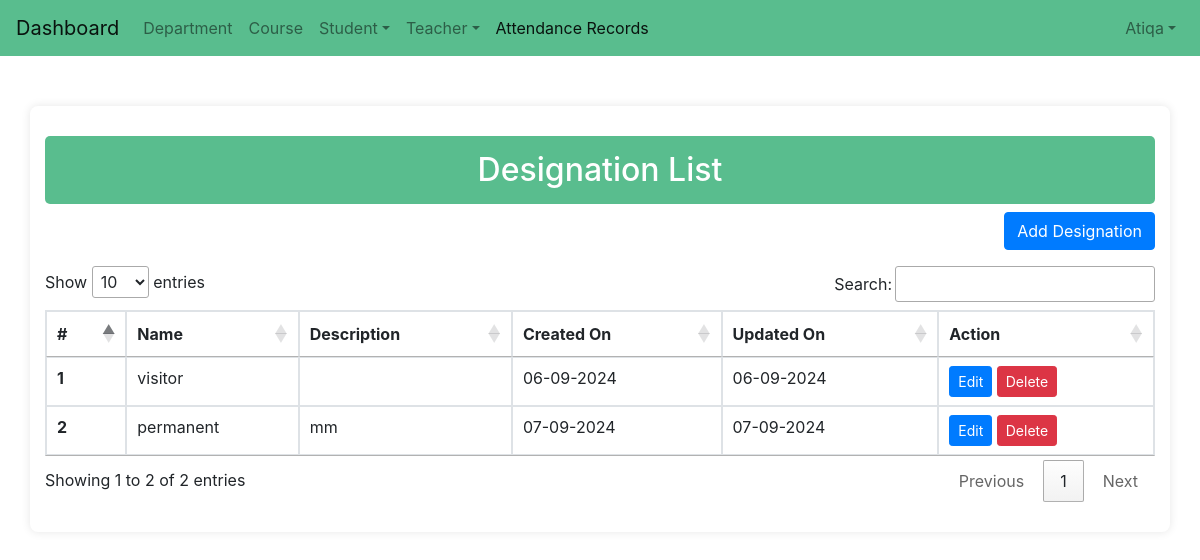
Screenshot of /designation_list/ (signed in) with the database file from the repository.
### attandance/models.py (models this page shows, shortened)
class CustomUser(AbstractUser):
    full_name = models.CharField(max_length=100, null=True)
    phone_number = models.CharField(max_length=15, blank=True, null=True)
    role = models.CharField(max_length=50, null=True)
    date_of_creation = models.DateField(auto_now_add=True, null=True)
    last_login_date = models.DateField(blank=True, null=True)
    is_super_admin = models.BooleanField(default=False)
    student = models.ForeignKey(Student, on_delete=models.CASCADE, null=True, blank=True)
    objects = CustomUserManager()

class Designation(models.Model):
    des_id = models.CharField(max_length=100, null=True)
    name = models.CharField(max_length=255, )
    description = models.TextField(blank=True, null=True)
    created_at = models.DateTimeField(auto_now_add=True, null=True)
    updated_at = models.DateTimeField(auto_now=True, null=True)

### attandance/views.py (the view)
# urls.py: path('designation_list/', views.designation_list , name = 'designation_list'),
@login_required(login_url='home')
def designation_list(request):
    design = Designation.objects.all()
    context = {
        'design': design,
    }
    return render(request , 'admin/destination/designation_list.html',context)

### templates/admin/destination/designation_list.html (shortened to what this page needs)
<!DOCTYPE html>
<html lang="en">
{% load static %}
<head>
</head>
<body>
    {% include 'navbar.html' %}
    <div class="container">
        <h2 class="text-center">Designation List</h2>
        <div class="text-right mb-3">
            <a class="btn btn-primary" href="{% url 'designation_add' %}">Add Designation</a>
        </div>
        <div class="table-responsive">
            <table class="table table-bordered" id="designationList">
                <thead>
                    <tr>
                        <th>#</th>
                        <th>Name</th>
                        <th>Description</th>
                        <th>Created On</th>
                        <th>Updated On</th>
                        <th>Action</th>
                    </tr>
                </thead>
                <tbody>
                    {% for i in design %}
                    <tr>
                        <th scope="row">{{ forloop.counter }}</th>
                        <td>{{ i.name }}</td>
                        <td>{{ i.description }}</td>
                        <td>{{ i.created_at|date:'d-m-Y' }}</td>
                        <td>{{ i.updated_at|date:'d-m-Y' }}</td>
                        <td class="action-buttons">
                            <a class="btn btn-primary btn-sm" href="{% url 'designation_update' i.pk %}">Edit</a>
                            <button class="btn btn-danger btn-sm delete-btn"
                                data-url="{% url 'designation_delete' i.pk %}">Delete</button>
                        </td>
                    </tr>
                    {% endfor %}
                </tbody>
            </table>
        </div>
</body>
</html>

### templates/navbar.html (shortened to what this page needs)
<html lang="en">
<head>
  <link rel="stylesheet" href="https://maxcdn.bootstrapcdn.com/bootstrap/4.5.2/css/bootstrap.min.css">
  <link rel="stylesheet" href="https://cdn.datatables.net/1.13.6/css/jquery.dataTables.min.css">
  <link href="https://cdnjs.cloudflare.com/ajax/libs/select2/4.1.0/css/select2.min.css" rel="stylesheet" />
  <link rel="stylesheet" href="https://cdnjs.cloudflare.com/ajax/libs/font-awesome/5.15.3/css/all.min.css">
</head>
<body>
  <nav class="navbar navbar-expand-lg navbar-light" style="background: #59bd8e;">
    <a class="navbar-brand" href="/dashboard">Dashboard</a>
    <div class="collapse navbar-collapse" id="navbarSupportedContent">
      <ul class="navbar-nav mr-auto">
        <li class="nav-item ">
          <a class="nav-link" href="{% url 'department_list' %}">Department</a>
        </li>
        <li class="nav-item ">
          <a class="nav-link" href="{% url 'courses_list' %}">Course</a>
        </li>
        <li class="nav-item dropdown">
          <a class="nav-link dropdown-toggle" data-toggle="dropdown" href="#">Student</a>
        </li>
        <li class="nav-item dropdown">
          <a class="nav-link dropdown-toggle" data-toggle="dropdown" href="#">Teacher</a>
        </li>
        <li class="nav-item active">
          <a class="nav-link" href="/upload_and_filter_attendance">Attendance Records
       </a>
        </li>
      </ul>
      <ul class="navbar-nav ml-auto">
        {% if user.username is not None %}
        <li class="nav-item dropdown custom-dropdown">
          <a class="nav-link dropdown-toggle" data-toggle="dropdown" href="#">{{ user.username|capfirst }}</a>
        </li>
        {% endif %}
      </ul>
    </div>
</nav>
</body>
</html>

### templates/admin/destination/designation_list.html (style rules this page uses)
body { background-color: #f8f9fa; font-family: Arial, sans-serif; }
.container { max-width: 800px; background: #ffffff; padding: 30px; border-radius: 8px; box-shadow: 0 0 10px rgba(0, 0, 0, 0.1); margin-top: 50px; }
h2 { background-color: #59bd8e; color: white; padding: 15px; border-radius: 5px; font-size: 1.5rem; text-align: center; }
.btn-primary { background-color: #59bd8e; border: none; border-radius: 5px; padding: 10px 20px; font-size: 1rem; }

### rows the page displays
CustomUser: username "Atiqa"
Designation: name "visitor", created_at "06-09-2024", updated_at "06-09-2024"
Designation: name "permanent", description "mm", created_at "07-09-2024", updated_at "07-09-2024"
